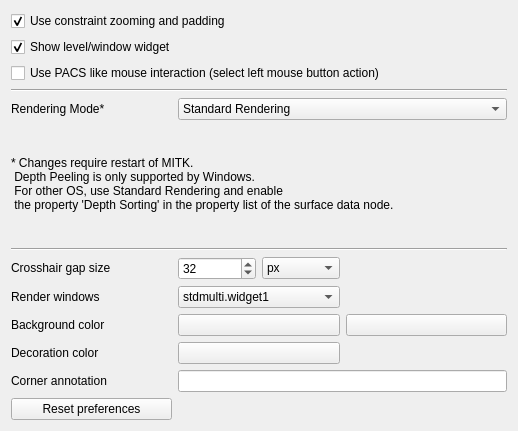
<?xml version="1.0" encoding="UTF-8"?>
<ui version="4.0">
 <class>QmitkStdMultiWidgetEditorPreferencePage</class>
 <widget class="QWidget" name="QmitkStdMultiWidgetEditorPreferencePage">
  <property name="geometry">
   <rect>
    <x>0</x>
    <y>0</y>
    <width>518</width>
    <height>431</height>
   </rect>
  </property>
  <property name="windowTitle">
   <string>External Programs</string>
  </property>
  <layout class="QGridLayout" name="gridLayout">
   <item row="10" column="1">
    <widget class="QComboBox" name="m_RenderWindowChooser">
     <item>
      <property name="text">
       <string>stdmulti.widget1</string>
      </property>
     </item>
     <item>
      <property name="text">
       <string>stdmulti.widget2</string>
      </property>
     </item>
     <item>
      <property name="text">
       <string>stdmulti.widget3</string>
      </property>
     </item>
     <item>
      <property name="text">
       <string>stdmulti.widget4</string>
      </property>
     </item>
    </widget>
   </item>
   <item row="11" column="0">
    <widget class="QLabel" name="label_2">
     <property name="toolTip">
      <string>&lt;html&gt;&lt;head/&gt;&lt;body&gt;&lt;p&gt;If two colors are set, a gradient background is generated.&lt;/p&gt;&lt;/body&gt;&lt;/html&gt;</string>
     </property>
     <property name="text">
      <string>Background color</string>
     </property>
    </widget>
   </item>
   <item row="15" column="0">
    <widget class="QPushButton" name="m_ResetButton">
     <property name="text">
      <string>Reset preferences</string>
     </property>
    </widget>
   </item>
   <item row="6" column="1" colspan="2">
    <widget class="QComboBox" name="m_RenderingMode">
     <item>
      <property name="text">
       <string>Standard Rendering</string>
      </property>
     </item>
     <item>
      <property name="text">
       <string>Enable Multisampling (Antialiasing)</string>
      </property>
     </item>
     <item>
      <property name="text">
       <string>Enable Depth Peeling</string>
      </property>
     </item>
    </widget>
   </item>
   <item row="7" column="0" colspan="3">
    <widget class="QLabel" name="label">
     <property name="text">
      <string>* Changes require restart of MITK.
 Depth Peeling is only supported by Windows.
 For other OS, use Standard Rendering and enable
 the property 'Depth Sorting' in the property list of the surface data node.</string>
     </property>
    </widget>
   </item>
   <item row="8" column="0" colspan="3">
    <widget class="Line" name="line_3">
     <property name="orientation">
      <enum>Qt::Horizontal</enum>
     </property>
    </widget>
   </item>
   <item row="14" column="0">
    <widget class="QLabel" name="label_8">
     <property name="toolTip">
      <string>The small text on the button left of each renderwindow.</string>
     </property>
     <property name="text">
      <string>Corner annotation</string>
     </property>
    </widget>
   </item>
   <item row="9" column="0">
    <widget class="QLabel" name="label_9">
     <property name="sizePolicy">
      <sizepolicy hsizetype="Preferred" vsizetype="Fixed">
       <horstretch>0</horstretch>
       <verstretch>0</verstretch>
      </sizepolicy>
     </property>
     <property name="toolTip">
      <string>&lt;html&gt;&lt;head/&gt;&lt;body&gt;&lt;p&gt;The gap in the middle of the crosshair in pixels, millimeters or voxels.&lt;/p&gt;&lt;/body&gt;&lt;/html&gt;</string>
     </property>
     <property name="text">
      <string>Crosshair gap size</string>
     </property>
    </widget>
   </item>
   <item row="13" column="0">
    <widget class="QLabel" name="label_7">
     <property name="toolTip">
      <string>&lt;html&gt;&lt;head/&gt;&lt;body&gt;&lt;p&gt;The color is used for the following decorations (of each renderwindow):&lt;/p&gt;&lt;p&gt;Rectangle border&lt;/p&gt;&lt;p&gt;Corner annotation&lt;/p&gt;&lt;p&gt;Crosshair&lt;/p&gt;&lt;p&gt;Plane geometry helper objects (3D Planes)&lt;/p&gt;&lt;p&gt;Image navigator borders&lt;/p&gt;&lt;p&gt;&lt;br/&gt;&lt;/p&gt;&lt;/body&gt;&lt;/html&gt;</string>
     </property>
     <property name="text">
      <string>Decoration color</string>
     </property>
    </widget>
   </item>
   <item row="13" column="1">
    <widget class="QPushButton" name="m_RenderWindowDecorationColor">
     <property name="text">
      <string/>
     </property>
    </widget>
   </item>
   <item row="10" column="0">
    <widget class="QLabel" name="label_6">
     <property name="toolTip">
      <string>&lt;html&gt;&lt;head/&gt;&lt;body&gt;&lt;p&gt;Choose the renderwindow from the multi widget.&lt;/p&gt;&lt;/body&gt;&lt;/html&gt;</string>
     </property>
     <property name="text">
      <string>Render windows</string>
     </property>
    </widget>
   </item>
   <item row="1" column="0" colspan="3">
    <widget class="QCheckBox" name="m_ShowLevelWindowWidget">
     <property name="layoutDirection">
      <enum>Qt::LeftToRight</enum>
     </property>
     <property name="text">
      <string>Show level/window widget</string>
     </property>
     <property name="checked">
      <bool>true</bool>
     </property>
    </widget>
   </item>
   <item row="2" column="0" colspan="3">
    <widget class="QCheckBox" name="m_PACSLikeMouseMode">
     <property name="layoutDirection">
      <enum>Qt::LeftToRight</enum>
     </property>
     <property name="text">
      <string>Use PACS like mouse interaction (select left mouse button action)</string>
     </property>
     <property name="tristate">
      <bool>false</bool>
     </property>
    </widget>
   </item>
   <item row="11" column="2">
    <widget class="QPushButton" name="m_ColorButton2">
     <property name="text">
      <string/>
     </property>
    </widget>
   </item>
   <item row="3" column="0" colspan="3">
    <widget class="Line" name="line">
     <property name="orientation">
      <enum>Qt::Horizontal</enum>
     </property>
    </widget>
   </item>
   <item row="6" column="0">
    <widget class="QLabel" name="label_5">
     <property name="text">
      <string>Rendering Mode*</string>
     </property>
    </widget>
   </item>
   <item row="14" column="1" colspan="2">
    <widget class="QLineEdit" name="m_RenderWindowDecorationText"/>
   </item>
   <item row="11" column="1">
    <widget class="QPushButton" name="m_ColorButton1">
     <property name="text">
      <string/>
     </property>
    </widget>
   </item>
   <item row="0" column="0" colspan="3">
    <widget class="QCheckBox" name="m_EnableFlexibleZooming">
     <property name="toolTip">
      <string>&lt;html&gt;&lt;head/&gt;&lt;body&gt;&lt;p&gt;If activated, zooming and panning is limited to a certain space arround each image.&lt;/p&gt;&lt;/body&gt;&lt;/html&gt;</string>
     </property>
     <property name="layoutDirection">
      <enum>Qt::LeftToRight</enum>
     </property>
     <property name="text">
      <string>Use constraint zooming and padding</string>
     </property>
     <property name="checked">
      <bool>true</bool>
     </property>
    </widget>
   </item>
   <item row="9" column="1">
    <layout class="QHBoxLayout" name="horizontalLayout">
     <item>
      <widget class="QSpinBox" name="m_CrosshairGapSize">
       <property name="value">
        <number>32</number>
       </property>
      </widget>
     </item>
     <item>
      <widget class="QComboBox" name="m_CrosshairGapUnit">
       <item>
        <property name="text">
         <string>px</string>
        </property>
       </item>
       <item>
        <property name="text">
         <string>mm</string>
        </property>
       </item>
       <item>
        <property name="text">
         <string>vx</string>
        </property>
       </item>
      </widget>
     </item>
    </layout>
   </item>
  </layout>
 </widget>
 <resources/>
 <connections/>
</ui>
